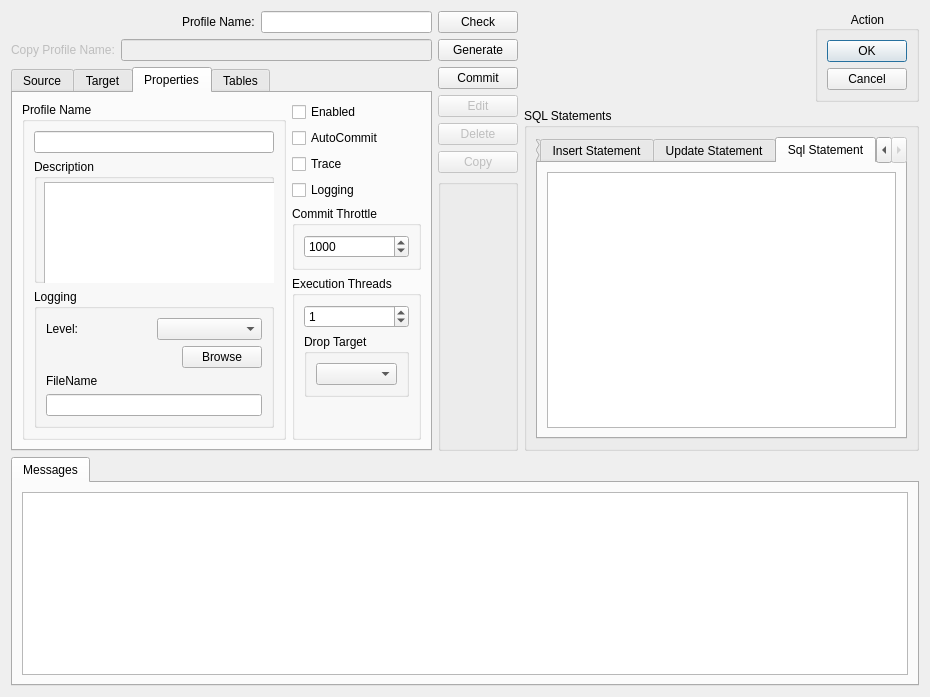
<?xml version="1.0" encoding="UTF-8"?>
<ui version="4.0">
 <class>CreateNewProfile</class>
 <widget class="QDialog" name="CreateNewProfile">
  <property name="geometry">
   <rect>
    <x>0</x>
    <y>0</y>
    <width>930</width>
    <height>697</height>
   </rect>
  </property>
  <property name="windowTitle">
   <string>Create New Profile</string>
  </property>
  <layout class="QGridLayout" name="gridLayout_11">
   <item row="0" column="0">
    <layout class="QVBoxLayout" name="verticalLayout_11">
     <item>
      <layout class="QHBoxLayout" name="horizontalLayout_6">
       <item>
        <spacer name="horizontalSpacer_3">
         <property name="orientation">
          <enum>Qt::Horizontal</enum>
         </property>
         <property name="sizeHint" stdset="0">
          <size>
           <width>40</width>
           <height>20</height>
          </size>
         </property>
        </spacer>
       </item>
       <item>
        <widget class="QLabel" name="label">
         <property name="text">
          <string>Profile Name:</string>
         </property>
         <property name="buddy">
          <cstring>lineEdit</cstring>
         </property>
        </widget>
       </item>
       <item>
        <widget class="QLineEdit" name="lineEdit"/>
       </item>
      </layout>
     </item>
     <item>
      <layout class="QHBoxLayout" name="horizontalLayout_4">
       <item>
        <layout class="QGridLayout" name="gridLayout_10">
         <item row="0" column="0">
          <widget class="QLabel" name="label_4">
           <property name="enabled">
            <bool>false</bool>
           </property>
           <property name="text">
            <string>Copy Profile Name:</string>
           </property>
           <property name="buddy">
            <cstring>lineEdit_copyProfileName</cstring>
           </property>
          </widget>
         </item>
        </layout>
       </item>
       <item>
        <widget class="QLineEdit" name="lineEdit_copyProfileName">
         <property name="enabled">
          <bool>false</bool>
         </property>
        </widget>
       </item>
      </layout>
     </item>
     <item>
      <layout class="QHBoxLayout" name="horizontalLayout_2">
       <item>
        <layout class="QVBoxLayout" name="verticalLayout">
         <item>
          <layout class="QHBoxLayout" name="horizontalLayout">
           <item>
            <widget class="QTabWidget" name="tabWidget_2">
             <property name="currentIndex">
              <number>2</number>
             </property>
             <widget class="QWidget" name="tab">
              <attribute name="title">
               <string>Source</string>
              </attribute>
              <layout class="QVBoxLayout" name="verticalLayout_9">
               <item>
                <widget class="QTextEdit" name="textEdit_Source"/>
               </item>
              </layout>
             </widget>
             <widget class="QWidget" name="tab_2">
              <attribute name="title">
               <string>Target</string>
              </attribute>
              <layout class="QVBoxLayout" name="verticalLayout_8">
               <item>
                <widget class="QTextEdit" name="textEdit_Target"/>
               </item>
              </layout>
             </widget>
             <widget class="QWidget" name="Properties">
              <attribute name="title">
               <string>Properties</string>
              </attribute>
              <layout class="QHBoxLayout" name="horizontalLayout_7">
               <item>
                <widget class="QGroupBox" name="groupBox_7">
                 <property name="title">
                  <string>Profile Name</string>
                 </property>
                 <layout class="QGridLayout" name="gridLayout_6">
                  <item row="1" column="0">
                   <widget class="QGroupBox" name="groupBox_6">
                    <property name="title">
                     <string>Description</string>
                    </property>
                    <widget class="QTextEdit" name="textEdit_description">
                     <property name="geometry">
                      <rect>
                       <x>10</x>
                       <y>23</y>
                       <width>256</width>
                       <height>192</height>
                      </rect>
                     </property>
                    </widget>
                   </widget>
                  </item>
                  <item row="0" column="0">
                   <widget class="QLineEdit" name="lineEdit_ProfileName">
                    <property name="readOnly">
                     <bool>true</bool>
                    </property>
                   </widget>
                  </item>
                  <item row="2" column="0">
                   <widget class="QGroupBox" name="groupBox_9">
                    <property name="title">
                     <string>Logging</string>
                    </property>
                    <layout class="QGridLayout" name="gridLayout_9">
                     <item row="0" column="0" colspan="2">
                      <layout class="QHBoxLayout" name="horizontalLayout_8">
                       <item>
                        <widget class="QLabel" name="label_2">
                         <property name="text">
                          <string>Level:</string>
                         </property>
                        </widget>
                       </item>
                       <item>
                        <widget class="QComboBox" name="comboBox_loggingLevel"/>
                       </item>
                      </layout>
                     </item>
                     <item row="1" column="0">
                      <spacer name="horizontalSpacer">
                       <property name="orientation">
                        <enum>Qt::Horizontal</enum>
                       </property>
                       <property name="sizeHint" stdset="0">
                        <size>
                         <width>130</width>
                         <height>20</height>
                        </size>
                       </property>
                      </spacer>
                     </item>
                     <item row="1" column="1">
                      <widget class="QPushButton" name="pushButton_LogFilebrowse">
                       <property name="text">
                        <string>Browse</string>
                       </property>
                      </widget>
                     </item>
                     <item row="2" column="0" colspan="2">
                      <layout class="QVBoxLayout" name="verticalLayout_16">
                       <item>
                        <widget class="QLabel" name="label_3">
                         <property name="text">
                          <string>FileName</string>
                         </property>
                        </widget>
                       </item>
                       <item>
                        <widget class="QLineEdit" name="lineEdit_LogFileName"/>
                       </item>
                      </layout>
                     </item>
                    </layout>
                   </widget>
                  </item>
                 </layout>
                </widget>
               </item>
               <item>
                <layout class="QVBoxLayout" name="verticalLayout_15">
                 <item>
                  <layout class="QVBoxLayout" name="verticalLayout_14">
                   <item>
                    <widget class="QCheckBox" name="checkBox_ProfileEnabled">
                     <property name="text">
                      <string>Enabled</string>
                     </property>
                     <property name="checkable">
                      <bool>true</bool>
                     </property>
                     <property name="checked">
                      <bool>false</bool>
                     </property>
                    </widget>
                   </item>
                   <item>
                    <widget class="QCheckBox" name="checkBox_AutoCommitEnabled">
                     <property name="text">
                      <string>AutoCommit</string>
                     </property>
                     <property name="checked">
                      <bool>false</bool>
                     </property>
                    </widget>
                   </item>
                   <item>
                    <widget class="QCheckBox" name="checkBox_ProfileTraceEnabled">
                     <property name="text">
                      <string>Trace</string>
                     </property>
                    </widget>
                   </item>
                   <item>
                    <widget class="QCheckBox" name="checkBox_ProfileTransactionLogging">
                     <property name="text">
                      <string>Logging</string>
                     </property>
                     <property name="checked">
                      <bool>false</bool>
                     </property>
                    </widget>
                   </item>
                  </layout>
                 </item>
                 <item>
                  <widget class="QGroupBox" name="groupBox_4">
                   <property name="title">
                    <string>Commit Throttle</string>
                   </property>
                   <layout class="QGridLayout" name="gridLayout">
                    <item row="0" column="0">
                     <widget class="QSpinBox" name="spinBox_CommitThrottle">
                      <property name="maximum">
                       <number>100000</number>
                      </property>
                      <property name="value">
                       <number>1000</number>
                      </property>
                     </widget>
                    </item>
                   </layout>
                  </widget>
                 </item>
                 <item>
                  <widget class="QGroupBox" name="groupBox_5">
                   <property name="title">
                    <string>Execution Threads</string>
                   </property>
                   <layout class="QGridLayout" name="gridLayout_5">
                    <item row="0" column="0">
                     <widget class="QSpinBox" name="spinBox_ExecutionThreads">
                      <property name="value">
                       <number>1</number>
                      </property>
                     </widget>
                    </item>
                    <item row="2" column="0">
                     <spacer name="verticalSpacer">
                      <property name="orientation">
                       <enum>Qt::Vertical</enum>
                      </property>
                      <property name="sizeHint" stdset="0">
                       <size>
                        <width>20</width>
                        <height>40</height>
                       </size>
                      </property>
                     </spacer>
                    </item>
                    <item row="1" column="0">
                     <widget class="QGroupBox" name="groupBox_8">
                      <property name="title">
                       <string>Drop Target</string>
                      </property>
                      <layout class="QGridLayout" name="gridLayout_8">
                       <item row="0" column="0">
                        <widget class="QComboBox" name="comboBox_dropTarget"/>
                       </item>
                      </layout>
                     </widget>
                    </item>
                   </layout>
                  </widget>
                 </item>
                </layout>
               </item>
              </layout>
             </widget>
             <widget class="QWidget" name="tabTables">
              <attribute name="title">
               <string>Tables</string>
              </attribute>
              <layout class="QGridLayout" name="gridLayout_4">
               <item row="0" column="0">
                <widget class="QListWidget" name="listWidget"/>
               </item>
              </layout>
             </widget>
            </widget>
           </item>
          </layout>
         </item>
        </layout>
       </item>
       <item>
        <layout class="QVBoxLayout" name="verticalLayout_2"/>
       </item>
      </layout>
     </item>
    </layout>
   </item>
   <item row="0" column="1">
    <layout class="QVBoxLayout" name="verticalLayout_12">
     <item>
      <widget class="QPushButton" name="pushButton_profileCheck">
       <property name="text">
        <string>Check</string>
       </property>
      </widget>
     </item>
     <item>
      <widget class="QPushButton" name="pushButton_Generate">
       <property name="text">
        <string>Generate</string>
       </property>
      </widget>
     </item>
     <item>
      <widget class="QPushButton" name="pushButton_Commit">
       <property name="text">
        <string>Commit</string>
       </property>
      </widget>
     </item>
     <item>
      <widget class="QPushButton" name="pushButton_editProfile">
       <property name="enabled">
        <bool>false</bool>
       </property>
       <property name="text">
        <string>Edit</string>
       </property>
      </widget>
     </item>
     <item>
      <widget class="QPushButton" name="pushButton_deleteProfile">
       <property name="enabled">
        <bool>false</bool>
       </property>
       <property name="text">
        <string>Delete</string>
       </property>
      </widget>
     </item>
     <item>
      <widget class="QPushButton" name="pushButton_copyProfile">
       <property name="enabled">
        <bool>false</bool>
       </property>
       <property name="text">
        <string>Copy</string>
       </property>
      </widget>
     </item>
     <item>
      <widget class="QGroupBox" name="groupBox">
       <property name="title">
        <string/>
       </property>
      </widget>
     </item>
    </layout>
   </item>
   <item row="0" column="2">
    <layout class="QVBoxLayout" name="verticalLayout_10">
     <item>
      <layout class="QVBoxLayout" name="verticalLayout_6">
       <item>
        <layout class="QHBoxLayout" name="horizontalLayout_5">
         <item>
          <spacer name="horizontalSpacer_2">
           <property name="orientation">
            <enum>Qt::Horizontal</enum>
           </property>
           <property name="sizeHint" stdset="0">
            <size>
             <width>40</width>
             <height>20</height>
            </size>
           </property>
          </spacer>
         </item>
         <item>
          <widget class="QGroupBox" name="groupBox_2">
           <property name="sizePolicy">
            <sizepolicy hsizetype="Fixed" vsizetype="Minimum">
             <horstretch>0</horstretch>
             <verstretch>0</verstretch>
            </sizepolicy>
           </property>
           <property name="layoutDirection">
            <enum>Qt::RightToLeft</enum>
           </property>
           <property name="title">
            <string>Action</string>
           </property>
           <property name="alignment">
            <set>Qt::AlignCenter</set>
           </property>
           <layout class="QHBoxLayout" name="horizontalLayout_3">
            <item>
             <widget class="QDialogButtonBox" name="buttonBox">
              <property name="sizePolicy">
               <sizepolicy hsizetype="Fixed" vsizetype="Fixed">
                <horstretch>0</horstretch>
                <verstretch>0</verstretch>
               </sizepolicy>
              </property>
              <property name="orientation">
               <enum>Qt::Vertical</enum>
              </property>
              <property name="standardButtons">
               <set>QDialogButtonBox::Cancel|QDialogButtonBox::Ok</set>
              </property>
             </widget>
            </item>
           </layout>
          </widget>
         </item>
        </layout>
       </item>
       <item>
        <layout class="QVBoxLayout" name="verticalLayout_3"/>
       </item>
      </layout>
     </item>
     <item>
      <widget class="QGroupBox" name="groupBox_3">
       <property name="title">
        <string>SQL Statements</string>
       </property>
       <layout class="QVBoxLayout" name="verticalLayout_4">
        <item>
         <widget class="QTabWidget" name="tabWidget">
          <property name="currentIndex">
           <number>3</number>
          </property>
          <widget class="QWidget" name="tab_create">
           <attribute name="title">
            <string>Create Statement</string>
           </attribute>
           <layout class="QVBoxLayout" name="verticalLayout_5">
            <item>
             <widget class="QListWidget" name="listWidget_createStatements"/>
            </item>
           </layout>
          </widget>
          <widget class="QWidget" name="tab_insert">
           <attribute name="title">
            <string>Insert Statement</string>
           </attribute>
           <layout class="QGridLayout" name="gridLayout_2">
            <item row="0" column="0">
             <widget class="QListWidget" name="listWidget_insertStatements"/>
            </item>
           </layout>
          </widget>
          <widget class="QWidget" name="tab_update">
           <attribute name="title">
            <string>Update Statement</string>
           </attribute>
           <layout class="QGridLayout" name="gridLayout_3">
            <item row="0" column="0">
             <widget class="QListWidget" name="listWidget_updateStatements"/>
            </item>
           </layout>
          </widget>
          <widget class="QWidget" name="tab_SqlStatement">
           <attribute name="title">
            <string>Sql Statement</string>
           </attribute>
           <layout class="QGridLayout" name="gridLayout_7">
            <item row="0" column="0">
             <widget class="QListWidget" name="listWidget_SqlStatements"/>
            </item>
           </layout>
          </widget>
         </widget>
        </item>
       </layout>
      </widget>
     </item>
    </layout>
   </item>
   <item row="1" column="0" colspan="3">
    <widget class="QTabWidget" name="tabWidget_3">
     <property name="currentIndex">
      <number>0</number>
     </property>
     <widget class="QWidget" name="tab_3">
      <attribute name="title">
       <string>Messages</string>
      </attribute>
      <layout class="QVBoxLayout" name="verticalLayout_7">
       <item>
        <widget class="QTextEdit" name="textEdit_messages"/>
       </item>
      </layout>
     </widget>
    </widget>
   </item>
  </layout>
 </widget>
 <resources/>
 <connections/>
</ui>
